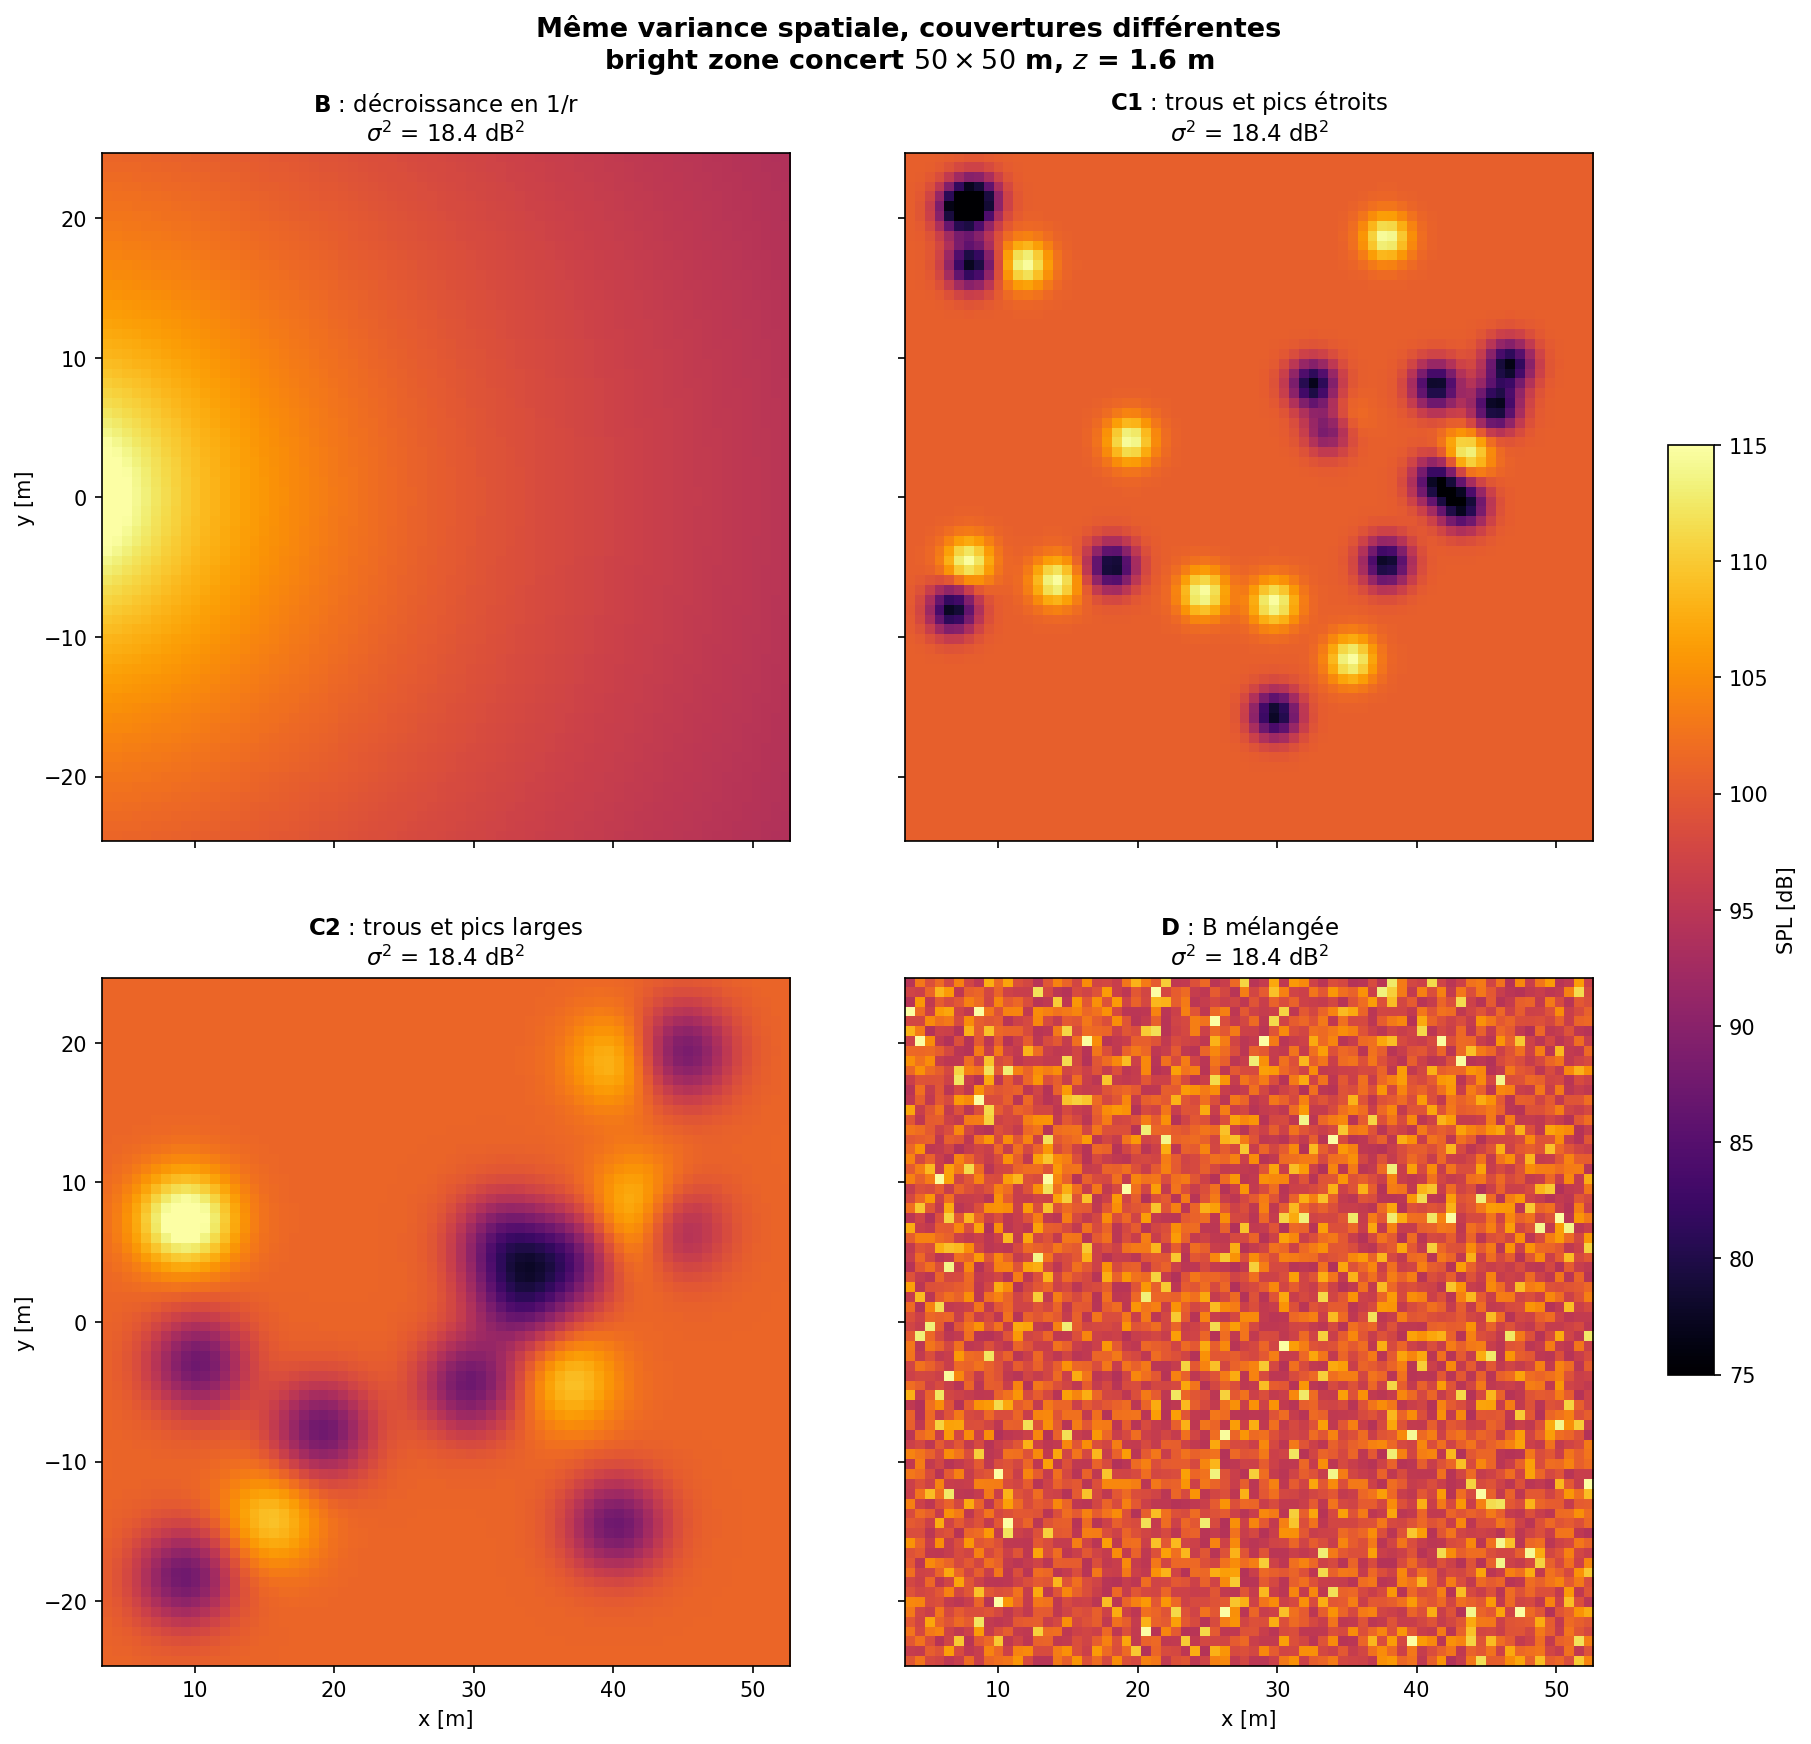

Source code (Python):
"""Limites de la variance spatiale : des cartes de SPL tres differentes, meme sigma^2.

sigma^2 = (1/M) sum_m (L_m - Lbar)^2 est une somme de carres positifs : sigma^2 = 0
impose L_m = Lbar partout (carte uniforme). Une carte trouee ne peut donc pas avoir
une variance nulle. En revanche, a variance egale et non nulle, on peut construire
des couvertures tres differentes :

    B : decroissance en 1/r d'une source ponctuelle  -> sigma^2 = S (reference)
    C1 : fond uniforme + trous et pics etroits       -> sigma^2 = S
    C2 : fond uniforme + trous et pics larges        -> sigma^2 = S
    D : les niveaux de B melanges au hasard          -> sigma^2 = S (meme histogramme)

Une sigma^2 faible est donc necessaire mais pas suffisante pour attester de
l'homogeneite : la variance ne voit ni la forme de la distribution des niveaux
(beaucoup de petits ecarts ou quelques trous profonds), ni leur disposition dans
la zone.

Bright zone : celle de metrics.py (concert, 50 x 50 m, pas 50/70 m, z = 1.6 m).
"""
import sys
from pathlib import Path
import numpy as np
import matplotlib.pyplot as plt

HERE = Path(__file__).resolve().parent
sys.path.insert(0, str(HERE.parent))
from metrics import bright_zone

L0 = 100.0                        # niveau de reference [dB SPL]
src = np.array([0.0, 0.0, 0.3])   # source ponctuelle de la carte B (caisse au sol, mi-hauteur)
rng = np.random.default_rng(0)

zone = bright_zone('concert')
x, y = zone[:, 0], zone[:, 1]
n = int(round(np.sqrt(len(zone))))


# B : decroissance en 1/r, recentree sur L0
r = np.linalg.norm(zone - src, axis=1)
L_B = -20*np.log10(r)
L_B += L0 - L_B.mean()
S = np.var(L_B)

def holes_and_peaks(n_holes, n_peaks, width, margin, seed=0):
    """Fond a L0 + trous et pics gaussiens d'ecart-type `width` [m], amplitude
    ajustee pour que sigma^2 = S exactement."""
    rng = np.random.default_rng(seed)
    centres = np.c_[rng.uniform(x.min() + margin, x.max() - margin, n_holes + n_peaks),
                    rng.uniform(y.min() + margin, y.max() - margin, n_holes + n_peaks)]
    signs = np.r_[-np.ones(n_holes), 0.6*np.ones(n_peaks)]
    g = np.zeros(len(zone))
    for (cx, cy), s in zip(centres, signs):
        g += s*np.exp(-((x - cx)**2 + (y - cy)**2)/(2*width**2))
    g -= g.mean()
    return L0 + g*np.sqrt(S/np.var(g))


# C1 : trous et pics etroits et profonds ; C2 : larges et moins profonds
L_C1 = holes_and_peaks(14, 10, width=1.2, margin=3)
L_C2 = holes_and_peaks(10, 7, width=2.5, margin=5)

# D : permutation aleatoire des points de B
L_D = rng.permutation(L_B)

maps = [('B : décroissance en 1/r', L_B),
        ('C1 : trous et pics étroits', L_C1),
        ('C2 : trous et pics larges', L_C2),
        ('D : B mélangée', L_D)]

# 'compressed' : mise en page adaptee aux cartes a rapport d'aspect fixe ; les cartes et la
# barre de couleur restent groupees et centrees quelle que soit la taille de la fenetre
fig, axes = plt.subplots(2, 2, figsize=(12, 12), sharex=True, sharey=True, layout='compressed')
fig.get_layout_engine().set(wspace=0.12, hspace=0.06)
extent = [x.min(), x.max(), y.min(), y.max()]
for ax, (title, L) in zip(axes.flat, maps):
    var = np.var(L)
    im = ax.imshow(L.reshape(n, n), origin='lower', extent=extent, cmap='inferno',
                   vmin=L0 - 25, vmax=L0 + 15, interpolation='nearest')
    ax.set_title(rf'$\bf{{{title.split(" :")[0]}}}$ : {title.split(": ")[1]}' + '\n'
                 + rf'$\sigma^2$ = {var:.1f} dB$^2$', fontsize=11)
    print(f'{title:26s} sigma2 = {var:6.2f} dB2')
for ax in axes[1]:
    ax.set_xlabel('x [m]')
for ax in axes[:, 0]:
    ax.set_ylabel('y [m]')
fig.colorbar(im, ax=axes, shrink=0.6, label='SPL [dB]')
fig.suptitle('Même variance spatiale, couvertures différentes\n'
             r'bright zone concert $50 \times 50$ m, $z$ = 1.6 m', fontsize=13, fontweight='bold')
fig.savefig(HERE / 'same_variance_maps.png', dpi=150, bbox_inches='tight')

if __name__ == '__main__':
    plt.show()
